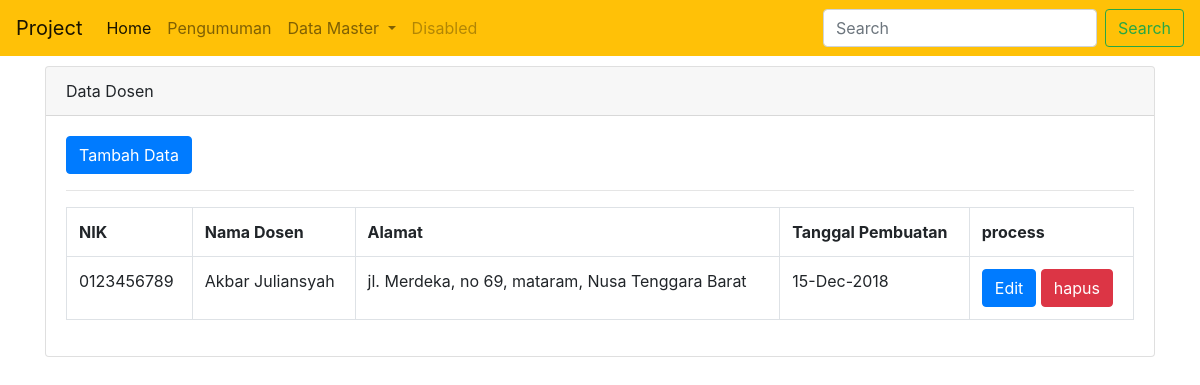
/index.php/admin/dosen, run on the app's committed database.
### tables this page shows
CREATE TABLE `dosen` (
  `nik` varchar(10) NOT NULL,
  `nama_dosen` varchar(255) NOT NULL,
  `alamat` text NOT NULL,
  `create_at` datetime NOT NULL DEFAULT CURRENT_TIMESTAMP
);

### application/controllers/admin/dosen.php (called while the page is built, shortened)
<?php
class Dosen extends CI_Controller {
	public function __construct()
	{
		$this->load->model('m_dosen');
	}
	public function index()
	{
		$data['judul']='Halaman Dosen';
		$data['sub_judul']='Data Dosen';
		$data['halaman']='dosen/v_dosen';
		$data['isi']=$this->m_dosen->all();
		$this->load->view('admin/v_template', $data);
	}
}

### index.php (called while the page is built, shortened)
<?php
require_once BASEPATH.'core/CodeIgniter.php';

### application/models/m_dosen.php (called while the page is built, shortened)
<?php
class M_dosen extends CI_Model {
	public function all()
	{
		return $this->db->get('dosen')->result();
	}
}

### application/views/dosen/v_dosen.php (the view, shortened to what this page needs)
<div class="col-md-12">
	<div class="card" >
		<div class="card-header" ><?php echo $sub_judul ?></div>
		<div class="card-body">
			<a href="dosen/add_data" class="btn btn-primary">Tambah Data</a>
			<hr>
			<table class="table table-bordered">
				<tr>
					<th>NIK</th>
					<th>Nama Dosen</th>
					<th>Alamat</th>
					<th>Tanggal Pembuatan</th>
					<th>process</th>
				</tr>
				<?php foreach ( $isi as $value): ?>
				<tr>
					<td><?php echo $value->nik; ?></td>
					<td><?php echo $value->nama_dosen; ?></td>
					<td><?php echo $value->alamat; ?></td>
					<td><?php echo date('d-M-Y', strtotime($value->create_at)); ?></td>
					<td>
						<a href="<?php echo site_url('admin/dosen/edit/').$value->nik ?>" class="btn btn-primary">Edit</a>
						<a href="<?php echo site_url('admin/dosen/delete/'). $value->nik ?>" class="btn btn-danger"
							onclick="return confirm('Anda Yakin >')" >hapus</a>
					</td>
				</tr>
			<?php endforeach ?>
			</table>
		</div>
	</div>
</div>

### data on the page
dosen: nik "0123456789", nama_dosen "Akbar Juliansyah", alamat "jl. Merdeka, no 69, mataram, Nusa Tenggara Barat", create_at "15-Dec-2018"

### other printed values
$sub_judul "Data Dosen"
